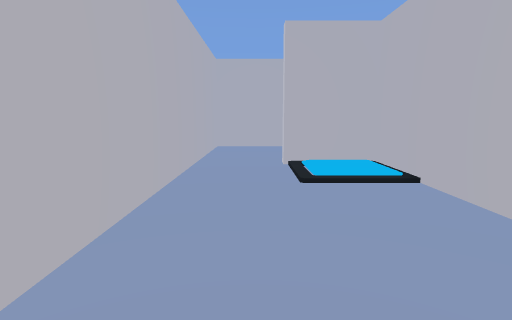
View 1 (above)

19 first-person views from a walk through a Unity game level. The camera is 1.5 m above the floor, tilts 8° down and sees 80° across. The floor is counted in squares, 1 m on a side. Each view is taken from the middle of a square. On the plan, view 1 faces up. The plan holds only what a view shows up to about 15 squares ahead; the rest is blank. The place goes on beyond the plan. The player is left out. Some animated figures are not drawn.

View 2
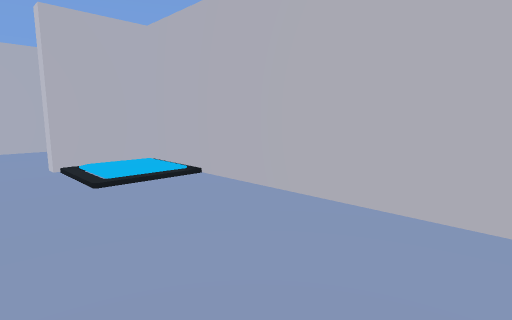

View 3
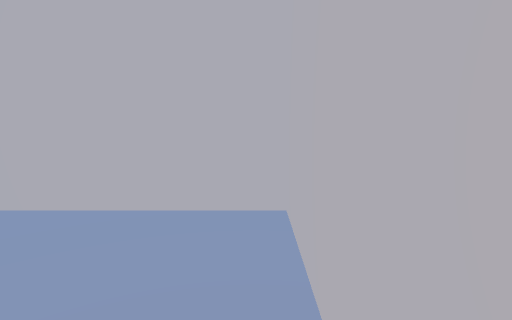

View 4
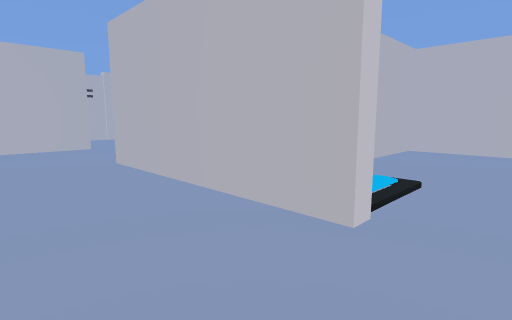

View 5
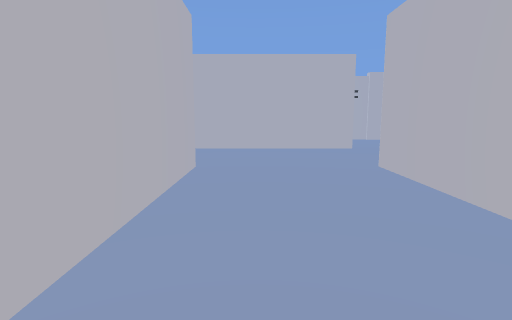

View 6
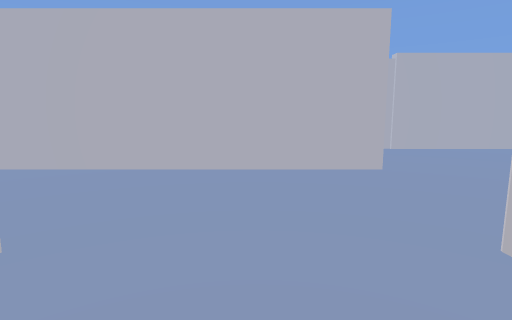

View 7
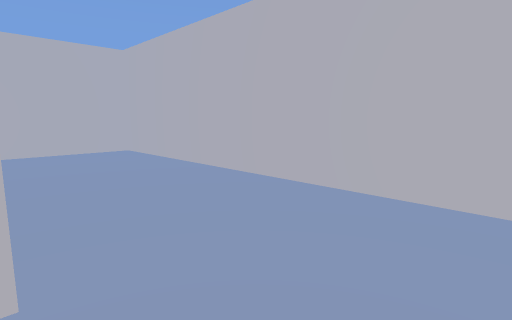

View 8
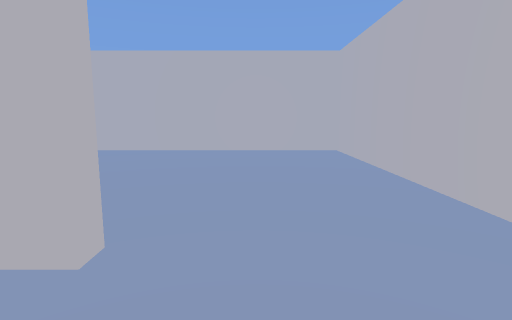

View 9
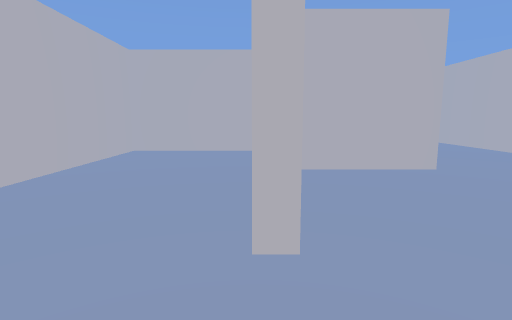

View 10
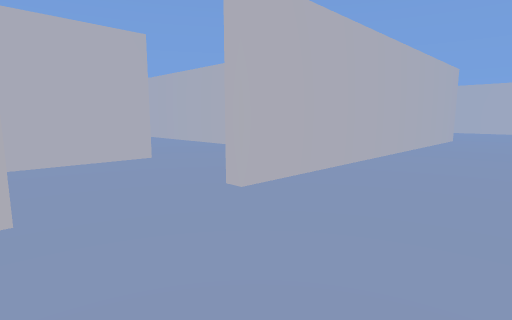

View 11
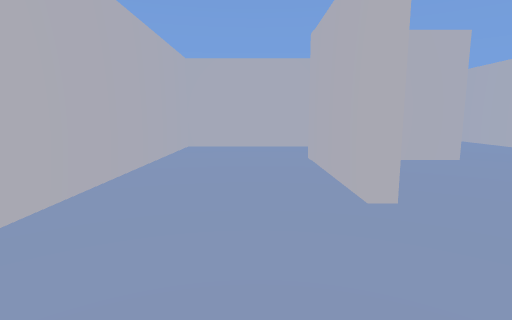

View 12
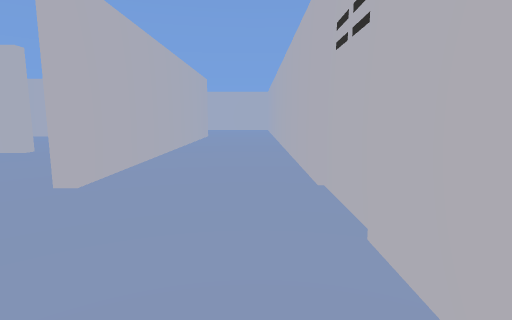

View 13
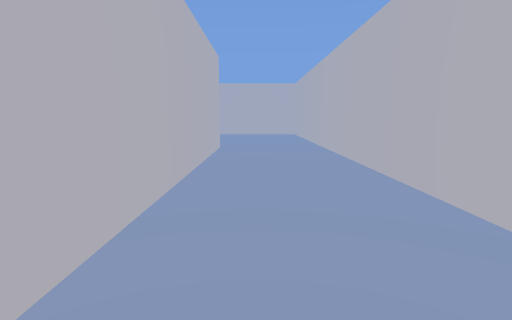

View 14
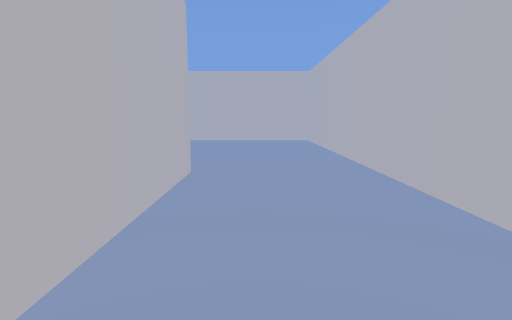

View 15
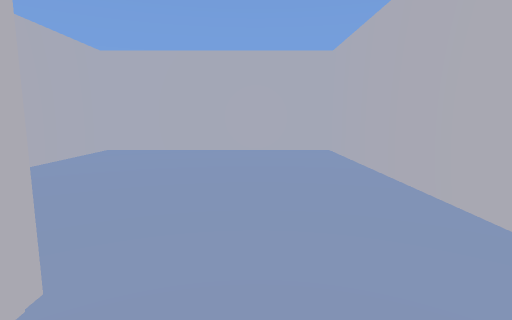

View 16
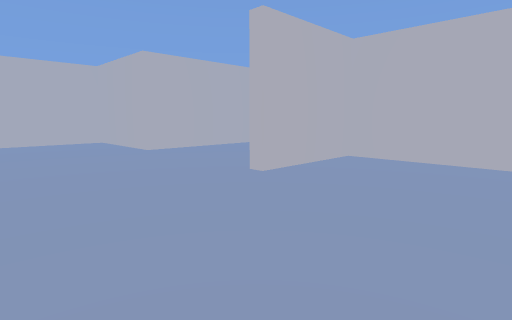

View 17
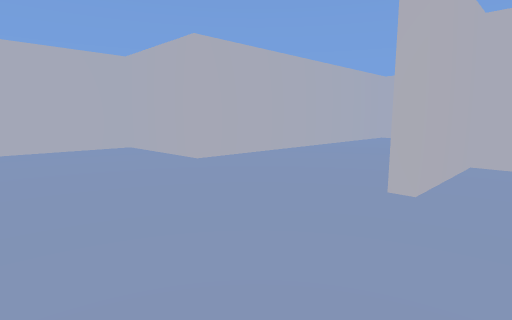

View 18
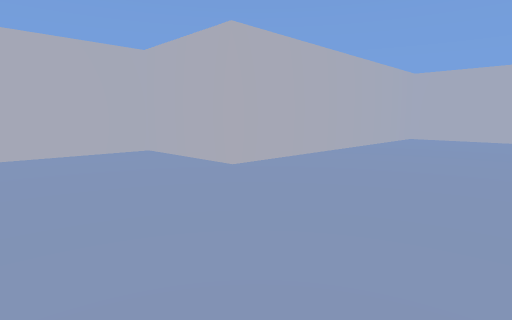

View 19
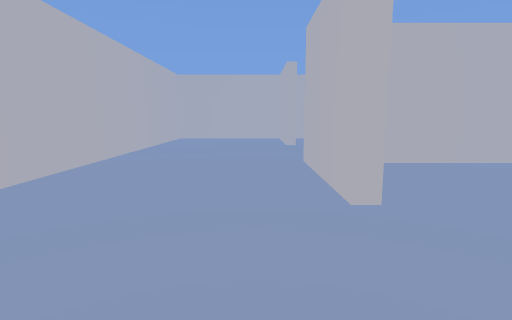

### Floor plan
Points are (right, up) in squares from view 1. A wall is a line through its corners. A room is listed if a view was taken in it or the views show most of it. See-through windows are left out.
Room 1 (views 1, 2, 3)
walls: (-0.5, -0.5) (3.8, -0.5) (3.8, 9.7) (0.9, 9.7) (0.9, 10.2); (-2, 10.6) (-2, 2.1)
ways out: opening at (-0.5, 10) to room 2
Room 2 (views 4, 5, 6, 7, 8, 9, 10, 11, 12, 13, 14, 15, 16, 17, 18, 19)
walls: (9.3, 16.4) (9.3, 15.8) (0.2, 15.8); (15.2, 27.5) (15.2, 9.4) (14.7, 9.4) (14.7, 26.9) (3.8, 26.9); (-2, 15.1) (-2, 10.6); (0.9, 10.2) (9.3, 10.2) (9.3, 6); (14.8, 5.5) (14.8, 5) (8.8, 5); (4.3, 4.9) (4.3, -0.5) (16, -0.5); (2.6, 44.1) (2.6, 34.3) (-3.2, 34.3) (-3.2, 29); (20.4, 0.9) (20.4, 38.9) (10.2, 38.9) (10.2, 34.1) (9.6, 34.1) (9.6, 39.5)
ways out: opening at (-0.5, 10) to room 1

Positions as (right, up) in squares from view 1, and headings:
1: (0, 0), facing up
2: (-1, 0), facing up-right
3: (-1, 0), facing right
4: (-1, 14), facing down-right
5: (0, 14), facing right
6: (6, 13), facing right
7: (9, 13), facing up-right
8: (11, 13), facing up
9: (18, 5), facing left
10: (20, 5), facing up-left
11: (20, 3), facing left
12: (19, 3), facing up
13: (17, 12), facing up
14: (17, 19), facing up
15: (17, 25), facing up
16: (16, 28), facing up-left
17: (12, 28), facing up-left
18: (10, 28), facing up-left
19: (8, 29), facing up
